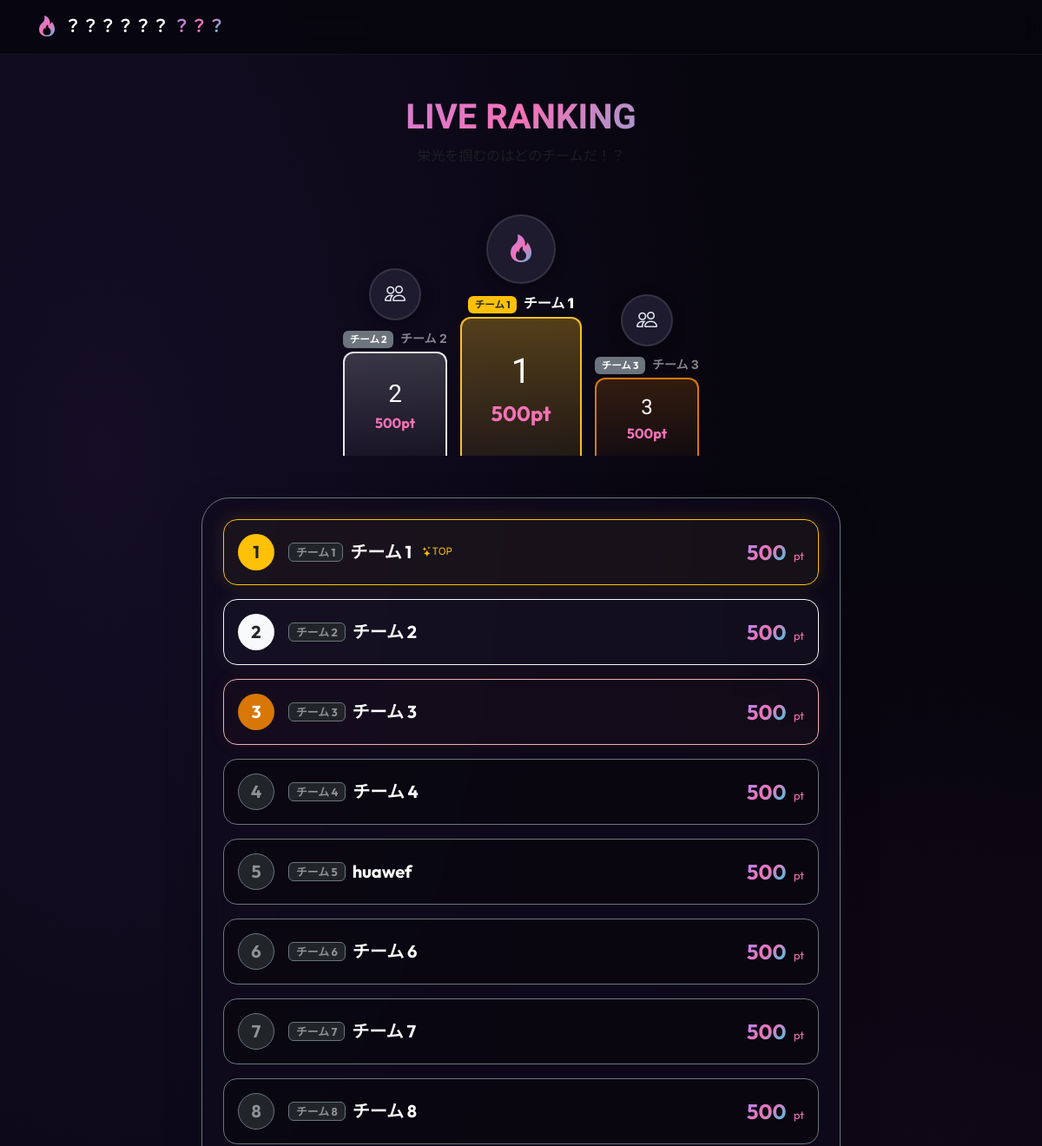
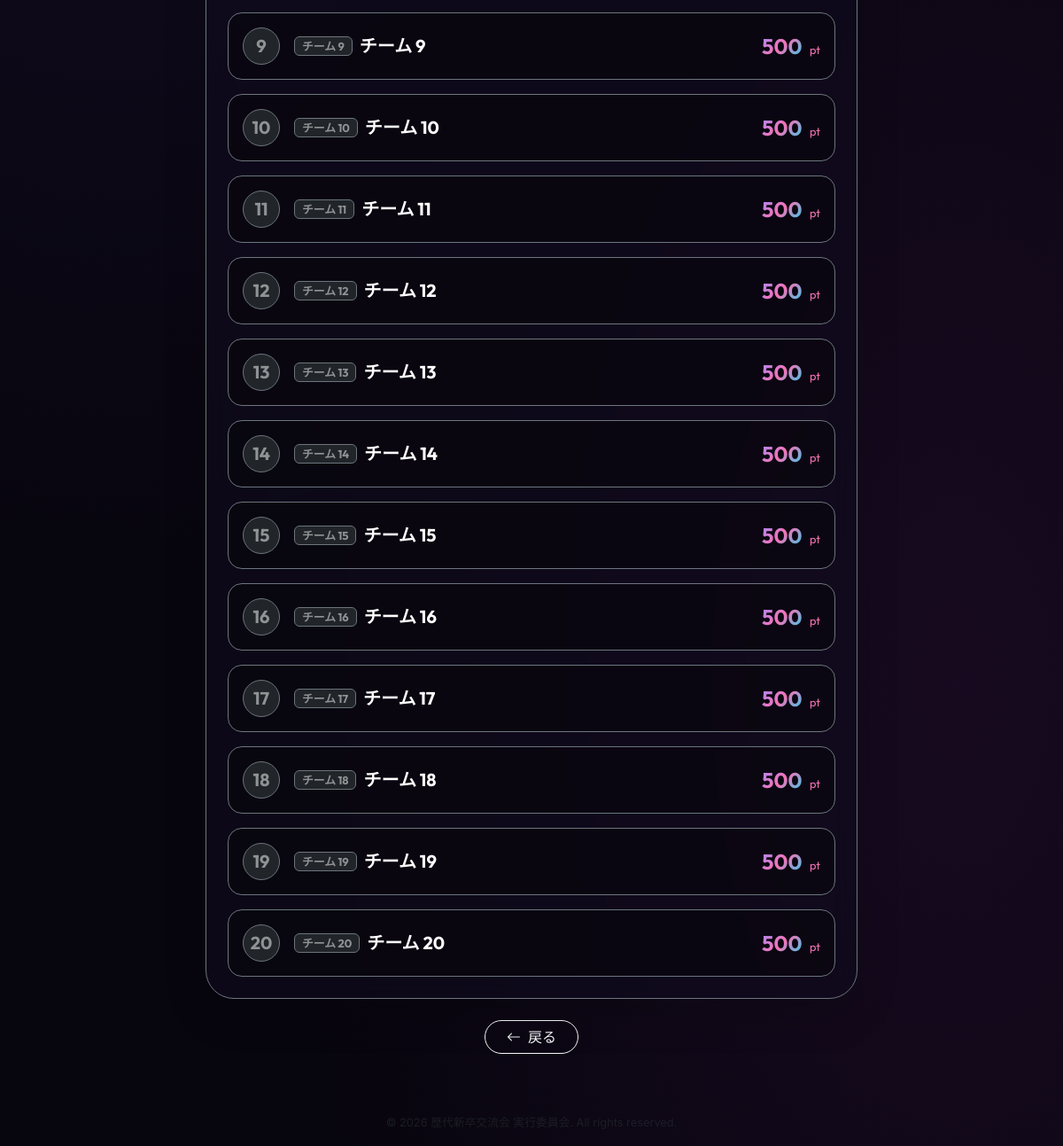
Page /ranking on the committed database (2 pictures, top to bottom).
### model/models.py (models this page shows)
class Team(db.Model):
    __tablename__ = "teams"
    team_id = db.Column(db.Integer, primary_key=True)
    team_name = db.Column(db.String(50), unique=True, nullable=False)
    points = db.Column(db.Integer, default=500, nullable=False)  # Start with 500pt
    submissions = db.relationship(
        "QuizSubmission", backref="team", cascade="all, delete-orphan"
    )
    bets = db.relationship("TeamBet", backref="team", cascade="all, delete-orphan")
    squares = db.relationship(
        "BingoSquare", backref="team", cascade="all, delete-orphan"
    )

### controller/controllers.py (the view)
@quiz_bp.route("/ranking")
def ranking():
    teams = repositories.get_all_teams()
    return render_template("ranking.html", teams=teams)

### controller/controllers.py (called while the page is built)
@quiz_bp.context_processor
def inject_game_status():
    q1 = QuizQuestion.query.filter_by(question_num=1).first()
    is_q1_activated = q1.status in ["active", "revealed"] if q1 else False
    q5 = QuizQuestion.query.filter_by(question_num=5).first()
    is_q5_revealed = q5.status == "revealed" if q5 else False
    return dict(is_q1_activated=is_q1_activated, is_q5_revealed=is_q5_revealed)

### repository/repositories.py (called while the page is built)
def get_all_teams() -> list[Team]:
    return Team.query.order_by(Team.points.desc()).all()

def get_all_events() -> list[BetEvent]:
    return BetEvent.query.all()

### templates/ranking.html (shortened to what this page needs)
{% extends 'base.html' %}
{% block content %}
<div class="row justify-content-center">
    <div class="col-md-10 col-lg-8 text-center">
        <div class="mb-4">
            <h2 class="h1 fw-bold text-white font-outfit text-gradient font-dela">LIVE RANKING</h2>
            <p class="text-muted">栄光を掴むのはどのチームだ！？</p>
        </div>
        {% if is_ranking_visible %}
            {% if teams|length >= 3 %}
            <div class="podium-container d-none d-sm-flex">
                <div class="podium-item">
                    <div class="team-avatar"><i class="bi bi-people"></i></div>
                    <div class="text-white-50 small mb-1">
                        <span class="badge bg-secondary py-0.5 px-1.5 text-2xs me-1 font-outfit">チーム {{ teams[1].team_id }}</span>
                        <strong>{{ teams[1].team_name }}</strong>
                    </div>
                    <div class="podium-base podium-rank-2">
                        <span class="font-dela fs-3 text-white">2</span>
                        <span class="font-outfit fw-bold text-accent">{{ teams[1].points }}pt</span>
                    </div>
                </div>
                <div class="podium-item" style="width: 140px;">
                    <div class="team-avatar" style="width: 80px; height: 80px; font-size: 2rem;"><i class="bi bi-fire text-gradient"></i></div>
                    <div class="text-white fw-bold mb-1">
                        <span class="badge bg-warning text-dark py-0.5 px-1.5 text-2xs me-1 font-outfit">チーム {{ teams[0].team_id }}</span>
                        <strong>{{ teams[0].team_name }}</strong>
                    </div>
                    <div class="podium-base podium-rank-1">
                        <span class="font-dela fs-1 text-white">1</span>
                        <span class="font-outfit fw-bold text-accent fs-4">{{ teams[0].points }}pt</span>
                    </div>
                </div>
                <div class="podium-item">
                    <div class="team-avatar"><i class="bi bi-people"></i></div>
                    <div class="text-white-50 small mb-1">
                        <span class="badge bg-secondary py-0.5 px-1.5 text-2xs me-1 font-outfit">チーム {{ teams[2].team_id }}</span>
                        <strong>{{ teams[2].team_name }}</strong>
                    </div>
                    <div class="podium-base podium-rank-3">
                        <span class="font-dela fs-4 text-white">3</span>
                        <span class="font-outfit fw-bold text-accent">{{ teams[2].points }}pt</span>
                    </div>
                </div>
            </div>
            {% endif %}
            <div class="glass-card shadow-lg p-4 rounded-5 border border-secondary text-start mt-4">
                <div class="d-flex flex-column gap-3">
                    {% for team in teams %}
                        {% set rank = loop.index %}
                        <div class="rank-row d-flex align-items-center justify-content-between p-3 rounded-4 border
                             {% if rank == 1 %}border-warning bg-gold-subtle shadow-gold
                             {% elif rank == 2 %}border-light bg-silver-subtle shadow-silver
                             {% elif rank == 3 %}border-danger-subtle bg-bronze-subtle shadow-bronze
                             {% else %}border-secondary bg-dark-50{% endif %}">
                            <div class="d-flex align-items-center gap-3">
                                <div class="rank-number-circle d-flex align-items-center justify-content-center fw-bold font-outfit fs-5
                                     {% if rank == 1 %}bg-warning text-dark
                                     {% elif rank == 2 %}bg-light text-dark
                                     {% elif rank == 3 %}bg-bronze text-white
                                     {% else %}bg-dark border border-secondary text-white-50{% endif %}"
                                     style="width: 42px; height: 42px; border-radius: 50%;">
                                    {{ rank }}
                                </div>
                                <div class="d-flex align-items-center gap-2 flex-wrap">
                                    <span class="badge bg-dark border border-secondary text-white-50 font-outfit px-2 py-1 text-xs">
                                        チーム {{ team.team_id }}
                                    </span>
                                    <span class="team-name text-white fw-bold fs-5 font-outfit">{{ team.team_name }}</span>
                                    {% if rank == 1 %}
                                        <span class="ms-1 text-warning text-2xs animate-pulse"><i class="bi bi-stars me-0.5"></i>TOP</span>
                                    {% endif %}
                                </div>
                            </div>
                            <div class="text-end">
                                <span class="points-value font-outfit fw-bold fs-4 text-gradient">{{ "{:,}".format(team.points) }}</span>
                                <span class="text-accent text-xs font-outfit ms-1">pt</span>
                            </div>
                        </div>
                    {% endfor %}
                </div>
            </div>
        {% endif %}
        <div class="mt-4">
            <a href="{{ url_for('quiz.index') }}" class="btn btn-outline-light rounded-pill px-4">
                <i class="bi bi-arrow-left me-2"></i>戻る
            </a>
        </div>
    </div>
</div>
{% endblock %}

### static/css/style.css (style rules this page uses)
:root { --bg-dark: #07050e; --bg-card: rgba(16, 12, 30, 0.65); --border-card: rgba(255, 255, 255, 0.06); --accent-purple: #8b5cf6; --accent-pink: #d946ef; --accent-cyan: #06b6d4; --color-gold: #fbbf24; --color-silver: #e5e7eb; --color-bronze: #d97706; }
body { background-color: var(--bg-dark); background-image: radial-gradient(at 10% 20%, rgba(139, 92, 246, 0.1) 0px, transparent 50%), radial-gradient(at 90% 80%, rgba(217, 70, 239, 0.08) 0px, transparent 50%); background-attachment: fixed; color: #e2e8f0; font-family: 'Inter', -apple-system, sans-serif; min-height: 100vh; display: flex; flex-direction: column; }
.font-outfit { font-family: 'Outfit', sans-serif; }
.font-dela { font-family: 'Dela Gothic One', sans-serif; }
.text-gradient { background: linear-gradient(135deg, #a78bfa 0%, #f472b6 50%, #22d3ee 100%); -webkit-background-clip: text; -webkit-text-fill-color: transparent; }
.glass-card { background-color: var(--bg-card); backdrop-filter: blur(16px); border: 1px solid var(--border-card); box-shadow: 0 15px 35px rgba(0, 0, 0, 0.3); }
.rank-row { transition: transform 0.2s ease; }
.shadow-gold { box-shadow: 0 0 20px rgba(251, 191, 36, 0.15); }
.shadow-silver { box-shadow: 0 0 20px rgba(243, 244, 246, 0.08); }
.shadow-bronze { box-shadow: 0 0 20px rgba(217, 119, 6, 0.08); }
.bg-gold-subtle { background-color: rgba(251, 191, 36, 0.04) !important; }
.bg-silver-subtle { background-color: rgba(243, 244, 246, 0.02) !important; }
.bg-bronze-subtle { background-color: rgba(217, 119, 6, 0.02) !important; }
.bg-dark-50 { background-color: rgba(0, 0, 0, 0.35) !important; }
.text-accent { color: #f472b6 !important; }
.animate-pulse { animation: pulse 2s cubic-bezier(0.4, 0, 0.6, 1) infinite; }
.text-xs { font-size: 0.8rem; }
.text-2xs { font-size: 0.72rem; }
.bg-bronze { background-color: var(--color-bronze) !important; }

### templates/ranking.html (style rules this page uses)
.podium-container { display: flex; align-items: flex-end; justify-content: center; gap: 15px; margin-bottom: 3rem; padding-top: 2rem; }
.podium-item { display: flex; flex-direction: column; align-items: center; width: 120px; position: relative; }
.podium-base { width: 100%; border-radius: 12px 12px 0 0; display: flex; flex-direction: column; align-items: center; justify-content: center; padding: 15px 5px; position: relative; }
.podium-rank-1 { height: 160px; background: linear-gradient(180deg, rgba(251, 191, 36, 0.3) 0%, rgba(251, 191, 36, 0.1) 100%); border: 2px solid #fbbf24; border-bottom: none; }
.podium-rank-2 { height: 120px; background: linear-gradient(180deg, rgba(229, 231, 235, 0.2) 0%, rgba(229, 231, 235, 0.05) 100%); border: 2px solid #e5e7eb; border-bottom: none; }
.podium-rank-3 { height: 90px; background: linear-gradient(180deg, rgba(217, 119, 6, 0.2) 0%, rgba(217, 119, 6, 0.05) 100%); border: 2px solid #d97706; border-bottom: none; }
.team-avatar { width: 60px; height: 60px; background: #1e1b2e; border-radius: 50%; display: flex; align-items: center; justify-content: center; font-size: 1.5rem; margin-bottom: 10px; border: 2px solid rgba(255,255,255,0.1); box-shadow: 0 5px 15px rgba(0,0,0,0.3); }

### rows in the picture
Team: team_id "2", team_name "チーム 2", points "500"
Team: team_id "1", team_name "チーム 1", points "500", shows "TOP"
Team: team_id "3", team_name "チーム 3", points "500"
Team: team_id "4", team_name "チーム 4", points "500"
Team: team_id "5", team_name "huawef", points "500"
Team: team_id "6", team_name "チーム 6", points "500"
Team: team_id "7", team_name "チーム 7", points "500"
Team: team_id "8", team_name "チーム 8", points "500"
Team: team_id "9", team_name "チーム 9", points "500"
Team: team_id "10", team_name "チーム 10", points "500"
Team: team_id "11", team_name "チーム 11", points "500"
Team: team_id "12", team_name "チーム 12", points "500"
Team: team_id "13", team_name "チーム 13", points "500"
Team: team_id "14", team_name "チーム 14", points "500"
Team: team_id "15", team_name "チーム 15", points "500"
Team: team_id "16", team_name "チーム 16", points "500"
Team: team_id "17", team_name "チーム 17", points "500"
Team: team_id "18", team_name "チーム 18", points "500"
Team: team_id "19", team_name "チーム 19", points "500"
Team: team_id "20", team_name "チーム 20", points "500"
